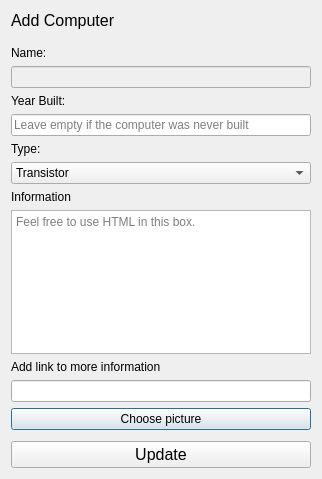
<?xml version="1.0" encoding="UTF-8"?>
<ui version="4.0">
 <class>UpdateComputerWindow</class>
 <widget class="QDialog" name="UpdateComputerWindow">
  <property name="geometry">
   <rect>
    <x>0</x>
    <y>0</y>
    <width>322</width>
    <height>479</height>
   </rect>
  </property>
  <property name="windowTitle">
   <string>Dialog</string>
  </property>
  <layout class="QVBoxLayout" name="verticalLayout">
   <item>
    <widget class="QLabel" name="label">
     <property name="font">
      <font>
       <pointsize>12</pointsize>
      </font>
     </property>
     <property name="text">
      <string>Add Computer</string>
     </property>
    </widget>
   </item>
   <item>
    <spacer name="verticalSpacer_2">
     <property name="orientation">
      <enum>Qt::Vertical</enum>
     </property>
     <property name="sizeType">
      <enum>QSizePolicy::Fixed</enum>
     </property>
     <property name="sizeHint" stdset="0">
      <size>
       <width>20</width>
       <height>10</height>
      </size>
     </property>
    </spacer>
   </item>
   <item>
    <layout class="QHBoxLayout" name="horizontalLayout">
     <item>
      <widget class="QLabel" name="label_2">
       <property name="lineWidth">
        <number>1</number>
       </property>
       <property name="text">
        <string>Name:</string>
       </property>
      </widget>
     </item>
     <item>
      <widget class="QLabel" name="errorLabelName">
       <property name="text">
        <string/>
       </property>
       <property name="alignment">
        <set>Qt::AlignRight|Qt::AlignTrailing|Qt::AlignVCenter</set>
       </property>
      </widget>
     </item>
    </layout>
   </item>
   <item>
    <widget class="QLineEdit" name="nameInput">
     <property name="enabled">
      <bool>false</bool>
     </property>
    </widget>
   </item>
   <item>
    <layout class="QHBoxLayout" name="horizontalLayout_2">
     <item>
      <widget class="QLabel" name="yearBuiltLabel">
       <property name="text">
        <string>Year Built:</string>
       </property>
      </widget>
     </item>
     <item>
      <widget class="QLabel" name="errorLabelYear">
       <property name="text">
        <string/>
       </property>
       <property name="alignment">
        <set>Qt::AlignRight|Qt::AlignTrailing|Qt::AlignVCenter</set>
       </property>
      </widget>
     </item>
    </layout>
   </item>
   <item>
    <widget class="QLineEdit" name="yearBuiltInput">
     <property name="placeholderText">
      <string>Leave empty if the computer was never built</string>
     </property>
    </widget>
   </item>
   <item>
    <widget class="QLabel" name="typeLabel">
     <property name="text">
      <string>Type:</string>
     </property>
    </widget>
   </item>
   <item>
    <widget class="QComboBox" name="typeInput">
     <item>
      <property name="text">
       <string>Transistor</string>
      </property>
     </item>
     <item>
      <property name="text">
       <string>Electromechanical</string>
      </property>
     </item>
     <item>
      <property name="text">
       <string>Mechanical</string>
      </property>
     </item>
     <item>
      <property name="text">
       <string>Electronic</string>
      </property>
     </item>
    </widget>
   </item>
   <item>
    <widget class="QLabel" name="ComputerInfoLable">
     <property name="text">
      <string>Information</string>
     </property>
    </widget>
   </item>
   <item>
    <widget class="QTextEdit" name="ComputerAddInfo">
     <property name="placeholderText">
      <string>Feel free to use HTML in this box.</string>
     </property>
    </widget>
   </item>
   <item>
    <widget class="QLabel" name="inputInfoUrlLabel">
     <property name="text">
      <string>Add link to more information</string>
     </property>
    </widget>
   </item>
   <item>
    <widget class="QLineEdit" name="inputInfoUrl"/>
   </item>
   <item>
    <widget class="QPushButton" name="ComputerAddPic">
     <property name="text">
      <string>Choose picture</string>
     </property>
    </widget>
   </item>
   <item>
    <spacer name="verticalSpacer">
     <property name="orientation">
      <enum>Qt::Vertical</enum>
     </property>
     <property name="sizeType">
      <enum>QSizePolicy::Minimum</enum>
     </property>
     <property name="sizeHint" stdset="0">
      <size>
       <width>20</width>
       <height>5</height>
      </size>
     </property>
    </spacer>
   </item>
   <item>
    <widget class="QPushButton" name="addButton">
     <property name="font">
      <font>
       <pointsize>12</pointsize>
      </font>
     </property>
     <property name="text">
      <string>Update</string>
     </property>
    </widget>
   </item>
  </layout>
 </widget>
 <resources/>
 <connections/>
</ui>
